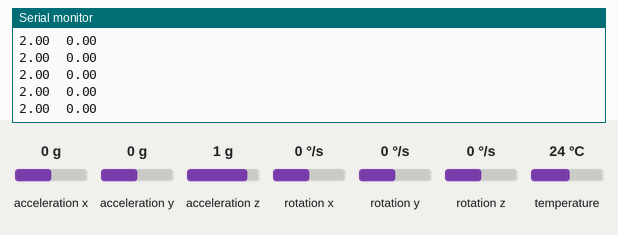
Recording of a program running on a simulated ESP32. Shown: the last lines printed to the serial monitor. The test bench sets the inputs (shaded band); at power-on: acceleration y 0 g, acceleration z 1 g, rotation x 0 °/s, acceleration x 0 g, rotation y 0 °/s, rotation z 0 °/s, temperature 24 °C.

Above: at 7.4 s.
7.5 s: acceleration y set to -1.4 g
At 8.2 s:
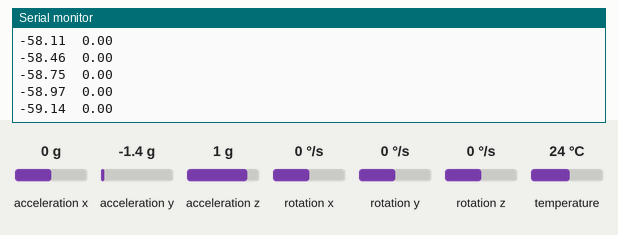
9.0 s: acceleration z set to -1.4 g
At 9.8 s:
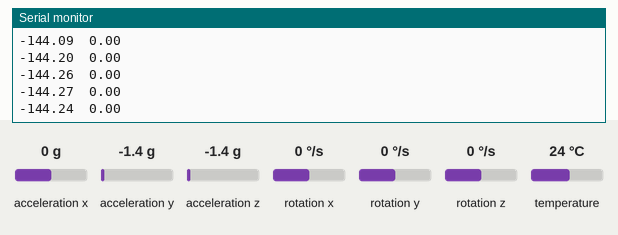
10.5 s: rotation x set to -192 °/s
At 11.4 s:
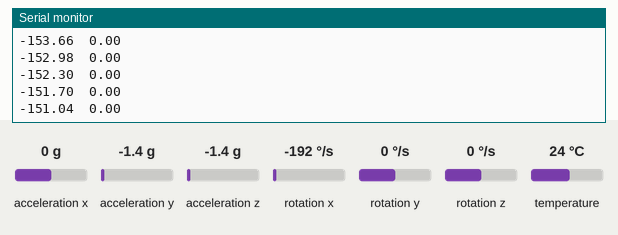
Timing chart, 0 to 13.5 s (numbered marks = the images above; inputs shaded):
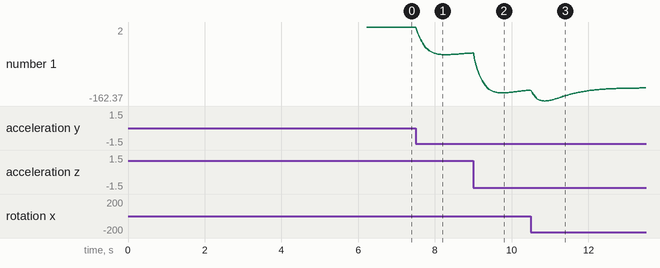

Measured:
- after the input at 7.5 s, the serial monitor: prints a new line at once (image 1)
- plotted number 1: 2 → -55.71 after the input at 7.5 s

The program:

main.cpp
```cpp
/**
 * AI-controlled flywheel inverted pendulum firmware.
 *
 * Parts:
 *  - ESP32 DevKit-C
 *  - Nema17 stepper motor
 *  - A4988 stepper driver
 *  - MPU6050
 *
 * @author Sergey Royz (zjor.se@gmail.com)
 * @version 0.1
 * @date 2025-05-17 - ...
 */
#include <Arduino.h>
#include <Wire.h>
#include <Adafruit_MPU6050.h>
#include <Adafruit_Sensor.h>
#include <Kalman.h>

#include <math.h>

#include "pinout.h"
#include "stepper/stepper.h"
#include "FixedRateExecutor.h"
#include "MPU.h"
#include "MathUtils.h"

// pulses per revolution
#define PPR               1600

#define CPU_FREQ_MHZ      240
#define CPU_FREQ_DIVIDER  120
#define TICKS_PER_SECOND  (200000 * (CPU_FREQ_MHZ / CPU_FREQ_DIVIDER))
#define PULSE_WIDTH       1

/**
 * How to calibrate:
 * - set to zero
 * - get a settled value
 */
#define THETA_BIAS_DEG  -2.00f

// LQR params
#define K_THETA         40000.0
#define K_THETA_DOT     250.0
#define K_PHI           0.0
#define K_PHI_DOT       -110.0

void initMPU();
void initTimerInterrupt();
void updateStepperVelocity(unsigned long);
void updateControl(unsigned long);
void log();

FixedRateExecutor logger(25000, log);

static inline float accelRollDegFrom(const sensors_event_t&);
static inline float gyroRollRadFrom(const sensors_event_t&);

hw_timer_t * timer = NULL;

Stepper stepper(PIN_STEPPER_EN, PIN_STEPPER_DIR, PIN_STEPPER_STEP, TICKS_PER_SECOND, PPR, PULSE_WIDTH);

MPU mpu(THETA_BIAS_DEG);
float last_ms = 0;

// stepper params
float velocity = 0.0;
float accel = 0.0;

void setup() {
  setCpuFrequencyMhz(CPU_FREQ_MHZ);

  Serial.begin(115200);
  Wire.begin();
  Wire.setClock(1000000UL);

  initTimerInterrupt();
  delay(250);
  mpu.init();

  stepper.init();
  stepper.setEnabled(true);
  last_ms = millis();
}

void loop() {
  unsigned long nowMicros = micros();
  updateStepperVelocity(nowMicros);
  updateControl(nowMicros);

  unsigned long now = millis();
  float dt = (now - last_ms) / 1000.0f;
  mpu.updateAngles(dt);
  last_ms = now;

  logger.tick(nowMicros);
}

void updateStepperVelocity(unsigned long nowMicros) {
  static unsigned long timestamp = micros();
  if (nowMicros - timestamp < 50 /* 20 kHz */) {
    return;
  }

  float dt = ((float) (nowMicros - timestamp)) * 1e-6;
  velocity += accel * dt;
  stepper.setVelocity(velocity);
  timestamp = nowMicros;
}

void updateControl(unsigned long nowMicros) {
  static unsigned long timestamp = micros();
  if (nowMicros - timestamp < 1000 /* 1kHz*/) {
    return;
  }

  float theta = mpu.getAngleRad();
  theta = (theta > 0) ? theta - M_PI : theta + M_PI;
  if (abs(theta) < M_PI / 16) {
    float theta_dot = mpu.getAngularVelocityRad();
    float phi = 0; //stepper position
    float phi_dot = velocity; //TODO: convert to radians/sec

    accel = K_THETA * theta +
            K_THETA_DOT * theta_dot +
            K_PHI * phi +
            K_PHI_DOT * phi_dot;

    accel = clamp(accel, 150);
  } else {
    accel = 0;
    velocity = 0;
  }
  timestamp = nowMicros;
}

void IRAM_ATTR onTimer() {
  stepper.tick();
}

void initTimerInterrupt() {
  // 80MHz / 80 / 5 = 200kHz
  timer = timerBegin(0 /* timer ID */, CPU_FREQ_DIVIDER /* CPU frequency divider */, true /* count up */);
  timerAttachInterrupt(timer, &onTimer, true /* edge */);
  timerAlarmWrite(timer, 5 /* int at counter value */, true /* reload counter */);
  timerAlarmEnable(timer);
}

void log() {
  Serial.printf("%.2f\t%.2f\n", mpu.getAngleDeg(), accel);
}
```

FixedRateExecutor.h
```cpp
#ifndef FIXED_RATE_EXECUTOR_H
#define FIXED_RATE_EXECUTOR_H

typedef void (*CallbackFunction)();

class FixedRateExecutor {
private:
    unsigned long delayMicros;
    CallbackFunction func;
    unsigned long lastExecutionMicros;

public:
    FixedRateExecutor(unsigned long delayMicros, CallbackFunction func);
    void tick(unsigned long nowMicros);
};

#endif
```

MPU.h
```cpp
/**
 * MPU6050 sensor wrapper with Kalman filtering for inverted pendulum
 *
 * @author Sergey Royz (zjor.se@gmail.com)
 * @version 0.1
 */

#ifndef MPU_H
#define MPU_H

#include <Adafruit_MPU6050.h>
#include <Adafruit_Sensor.h>
#include <Kalman.h>

using radians = float;
using degrees = float;

class MPU {
private:
    Adafruit_MPU6050 mpu;
    Kalman kRoll;

    // Bias values
    radians gyro_roll_bias_rad;
    degrees accel_roll_bias_deg;

    // Current measurements
    degrees gyro_roll_deg_per_s;  // Angular velocity (deg/s)
    degrees accel_roll_deg;       // Roll from accelerometer
    degrees roll_deg;             // Filtered roll angle

    // Helper methods
    void calibrateGyroRollAxis(size_t samples = 800);
    degrees accelRollDegFrom(const sensors_event_t& accel_event);
    radians gyroRollRadFrom(const sensors_event_t& gyro_event);

public:
    /**
     * Constructor
     * @param accel_bias Accelerometer roll bias in degrees (default: 0.0)
     */
    explicit MPU(degrees accel_bias = 0.0f) : accel_roll_bias_deg(accel_bias) {};
    /**
     * Initialize the MPU6050 sensor and perform calibration
     * @return true if initialization successful, false otherwise
     */
    bool init();

    /**
     * Update all angle measurements using Kalman filter
     * @param dt Time delta in seconds since last update
     */
    void updateAngles(float dt);

    /**
     * Get the filtered roll angle in degrees
     * @return Roll angle in degrees [-180, 180)
     */
    degrees getAngleDeg() const { return roll_deg; }

    /**
     * Get the angular velocity around roll axis in degrees/second
     * @return Angular velocity in deg/s
     */
    degrees getAngularVelocityDeg() const { return gyro_roll_deg_per_s; }

    /**
     * Get the filtered roll angle in radians
     * @return Roll angle in radians [-π, π)
     */
    radians getAngleRad() const { return roll_deg * DEG_TO_RAD; }

    /**
     * Get the angular velocity around roll axis in radians/second
     * @return Angular velocity in rad/s
     */
    radians getAngularVelocityRad() const { return gyro_roll_deg_per_s * DEG_TO_RAD; }

    /**
     * Get raw accelerometer roll angle (for debugging)
     * @return Raw accelerometer roll in degrees
     */
    degrees getRawAccelRollDeg() const { return accel_roll_deg; }
};

#endif // MPU_H
```

MathUtils.h
```cpp
#include <math.h>
#include <Arduino.h>

float clamp(float value, float maxValue) {
  if (value > maxValue) {
    return maxValue;
  } else if (value < -maxValue) {
    return -maxValue;
  } else {
    return value;
  }
}
```

FixedRateExecutor.cpp
```cpp
#include "FixedRateExecutor.h"

FixedRateExecutor::FixedRateExecutor(unsigned long delayMicros, CallbackFunction func)
    : delayMicros(delayMicros), func(func), lastExecutionMicros(0) {
}

void FixedRateExecutor::tick(unsigned long nowMicros) {
    if (nowMicros - lastExecutionMicros < delayMicros) {
        return;
    }
    if (func) {
        func();
    }
    lastExecutionMicros = nowMicros;
}
```

MPU.cpp
```cpp
/**
 * MPU6050 sensor wrapper implementation
 *
 * @author Sergey Royz (zjor.se@gmail.com)
 * @version 0.1
 */

#include "MPU.h"
#include <Arduino.h>
#include <math.h>

/**
 * Returns an angle within (-180, 180] degrees
 */
static inline float wrap180(float a_deg) {
    while (a_deg > 180.0f) a_deg -= 360.0f;
    while (a_deg < -180.0f) a_deg += 360.0f;
    return a_deg;
}

static inline float wrapToRef(float angle_deg, float ref_deg) {
    // return angle equivalent that is closest to ref
    float e = angle_deg - ref_deg;
    e = wrap180(e);
    return ref_deg + e;
}

bool MPU::init() {
    Serial.println("Initializing MPU6050...");

    if (!mpu.begin()) {
        Serial.println("Failed to initialize MPU6050!");
        return false;
    }

    // Configure sensor ranges and filtering
    mpu.setAccelerometerRange(MPU6050_RANGE_4_G); // previous value: MPU6050_RANGE_8_G
    mpu.setGyroRange(MPU6050_RANGE_500_DEG);
    mpu.setFilterBandwidth(MPU6050_BAND_44_HZ); // previous value: MPU6050_BAND_21_HZ

    Serial.println("MPU6050 configured successfully");

    // Calibrate gyro bias
    Serial.println("Hold still... calibrating gyro bias");
    calibrateGyroRollAxis();

    // Initialize Kalman filter with accelerometer reading to avoid startup jump
    sensors_event_t accel, gyro, temp;
    mpu.getEvent(&accel, &gyro, &temp);
    degrees initial_roll = accelRollDegFrom(accel);
    kRoll.setAngle(initial_roll);

    // Initialize state variables
    roll_deg = initial_roll;
    accel_roll_deg = initial_roll;
    gyro_roll_deg_per_s = 0.0f;

    Serial.printf("MPU6050 initialization complete. Initial roll: %.2f°, Accel bias: %.2f°\n",
                  initial_roll, accel_roll_bias_deg);
    return true;
}

void MPU::updateAngles(float dt) {
    sensors_event_t accel, gyro, temp;
    mpu.getEvent(&accel, &gyro, &temp);

    // Get raw measurements
    float accel_roll_raw_deg = accelRollDegFrom(accel);
    accel_roll_deg = wrapToRef(accel_roll_raw_deg, roll_deg);

    // Apply bias correction to gyro and convert to deg/s
    radians gyro_roll_rad_per_s = gyroRollRadFrom(gyro) - gyro_roll_bias_rad;
    gyro_roll_deg_per_s = gyro_roll_rad_per_s * RAD_TO_DEG;

    roll_deg = kRoll.getAngle(accel_roll_deg, gyro_roll_deg_per_s, dt);

}

void MPU::calibrateGyroRollAxis(size_t samples) {
    sensors_event_t accel, gyro, temp;
    gyro_roll_bias_rad = 0.0f;

    // Let sensor settle
    delay(200);

    Serial.printf("Collecting %zu samples for gyro calibration...\n", samples);

    for (size_t i = 0; i < samples; i++) {
        mpu.getEvent(&accel, &gyro, &temp);
        gyro_roll_bias_rad += gyroRollRadFrom(gyro);

        // Show progress every 100 samples
        if (i % 100 == 0) {
            Serial.printf("Calibration progress: %zu/%zu\n", i, samples);
        }

        delay(5);  // 5ms between samples
    }

    gyro_roll_bias_rad /= samples;

    Serial.printf("Gyro calibration complete. Bias: %.6f rad/s (%.3f deg/s)\n",
                  gyro_roll_bias_rad, gyro_roll_bias_rad * RAD_TO_DEG);
}

degrees MPU::accelRollDegFrom(const sensors_event_t& accel_event) {
    // Calculate roll angle from accelerometer using atan2
    // This assumes the pendulum rotates around the X-axis
    radians roll_rad = atan2f(accel_event.acceleration.y, accel_event.acceleration.z);
    degrees roll_deg = roll_rad * RAD_TO_DEG;

    // Apply bias correction
    return roll_deg - accel_roll_bias_deg;
}

radians MPU::gyroRollRadFrom(const sensors_event_t& gyro_event) {
    // Return gyro X-axis reading (roll rate)
    return gyro_event.gyro.x;
}
```

pinout.h
```cpp
#include <Arduino.h>

// MPU9250 wiring
#define PIN_IMU_SCL         GPIO_NUM_22
#define PIN_IMU_SDA         GPIO_NUM_21
#define PIN_IMU_INT         GPIO_NUM_19

// Stepper 1 wiring
#define PIN_STEPPER_EN      GPIO_NUM_15
#define PIN_STEPPER_DIR     GPIO_NUM_14
#define PIN_STEPPER_STEP    GPIO_NUM_12
```

stepper.cpp
```cpp
#include <Arduino.h>

#include "stepper.h"

int getTicksPerPulse(float velocity, int32_t ticksPerSecond, uint32_t pulsesPerRevolution, uint32_t pulseWidth) {
  if (abs(velocity) < 1e-3) {
    return UINT32_MAX;
  } else {
    return (uint32_t)(TWO_PI * ticksPerSecond / (abs(velocity) * pulsesPerRevolution)) - pulseWidth;
  }
}

Stepper::Stepper(int enablePin, int dirPin, int stepPin, uint32_t ticksPerSecond, uint32_t pulsesPerRevolution, uint32_t pulseWidth) {
  this->enablePin = enablePin;
  this->dirPin = dirPin;
  this->stepPin = stepPin;
  this->ticksPerSecond = ticksPerSecond;
  this->pulsesPerRevolution = pulsesPerRevolution;
  this->pulseWidth = pulseWidth;
}

void Stepper::init() {
  pinMode(enablePin, OUTPUT);
  pinMode(dirPin, OUTPUT);
  pinMode(stepPin, OUTPUT);
  digitalWrite(stepPin, LOW);

  this->currentTick = 0;
}

void Stepper::setEnabled(bool enabled) {
  digitalWrite(enablePin, enabled ? LOW : HIGH);
}

void Stepper::setVelocity(float velocity) {
  ticksPerPulse = getTicksPerPulse(velocity, ticksPerSecond, pulsesPerRevolution, pulseWidth);
  digitalWrite(dirPin, velocity > 0 ? HIGH : LOW);
}

void Stepper::tick() {
  if (currentTick >= ticksPerPulse) {
    currentTick = 0;
  }
  if (currentTick == 0) {
    digitalWrite(stepPin, HIGH);
  } else if (currentTick == pulseWidth) {
    digitalWrite(stepPin, LOW);
  }
  currentTick++;
}
```

stepper.h
```cpp
#ifndef STEPPER_H
#define STEPPER_H

#include <stdint.h>

class Stepper {
  public:

    /**
     * @brief Construct a new Stepper object
     *
     * @param enablePin LOW - enabled
     * @param dirPin
     * @param stepPin
     * @param ticksPerSecond - timer interrupt ticks count per second
     * @param pulsesPerRevolution - stepper pulses count per revolution
     * @param pulseWidth - stepper pulse width in ticks count
     */
    Stepper(int enablePin, int dirPin, int stepPin, uint32_t ticksPerSecond, uint32_t pulsesPerRevolution, uint32_t pulseWidth);
    void init();

    /**
     * @brief Sets velocity in radians per second.
     *
     * @param velocity
     */
    void setVelocity(float velocity);

    void setEnabled(bool enabled);

    /**
     * @brief Handles timer interrupt, increases ticks counter or performs a step.
     *
     */
    void tick();

  private:
    int enablePin;
    int dirPin;
    int stepPin;
    uint32_t ticksPerSecond;
    uint32_t pulsesPerRevolution;
    uint32_t pulseWidth;
    volatile uint32_t currentTick;
    volatile uint32_t ticksPerPulse;
};

#endif
```
